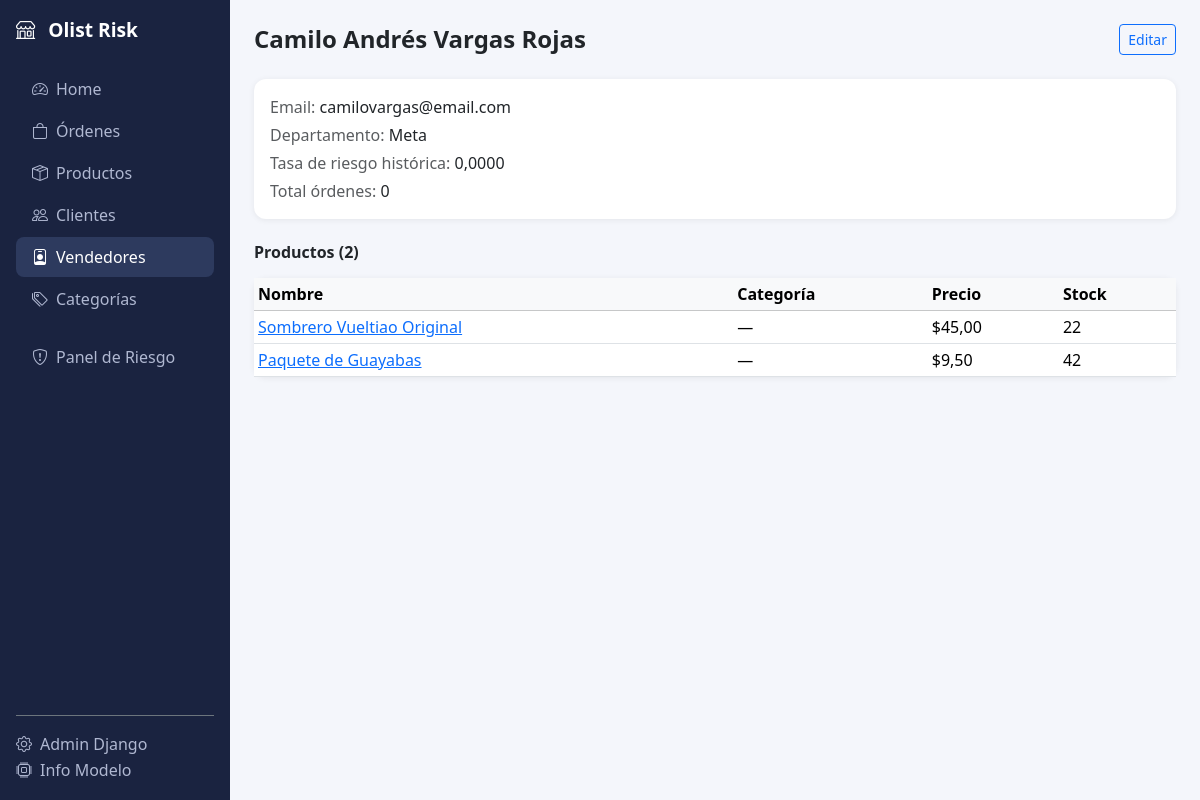
Before: /vendedores/26/ with the older database file.
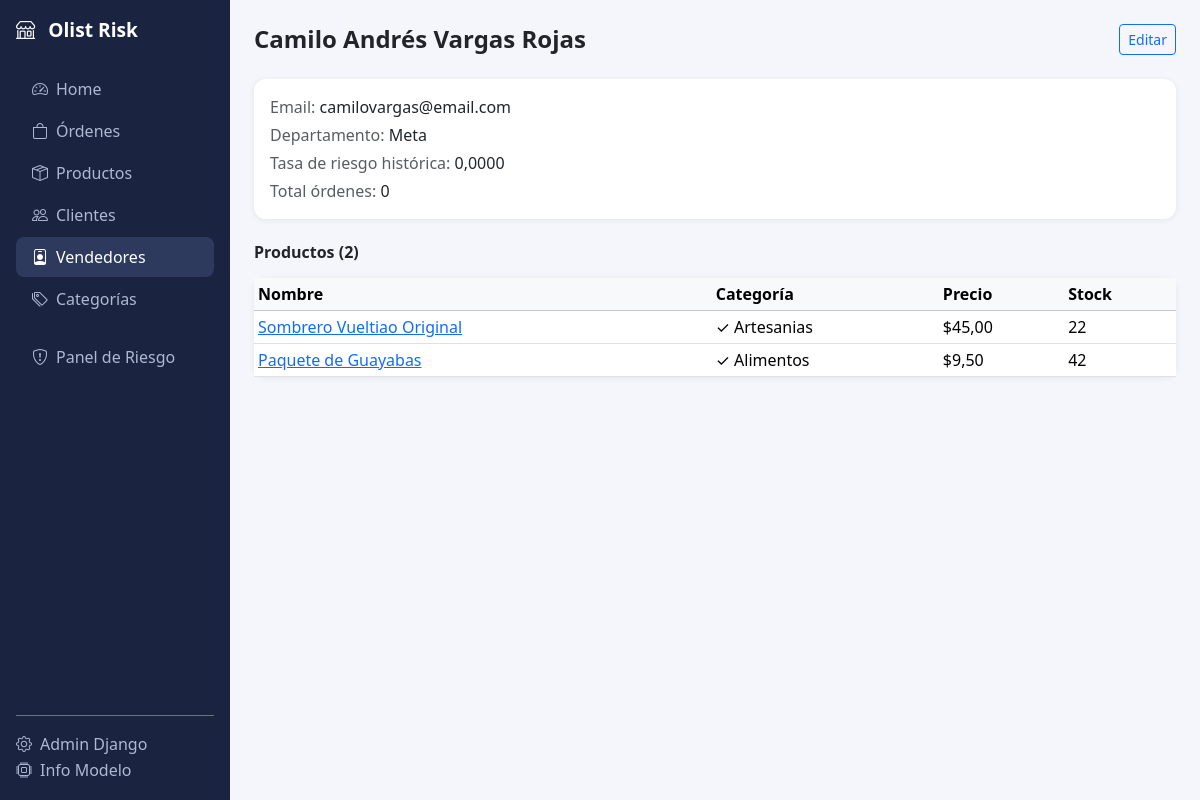
After: the same page with the newer database file.
### marketplace/models.py (models this page shows, shortened)
class Product(models.Model):
    seller        = models.ForeignKey(Seller, on_delete=models.CASCADE, related_name="products", verbose_name="Vendedor")
    category      = models.ForeignKey(Category, on_delete=models.SET_NULL, null=True, blank=True, related_name="products", verbose_name="Categoría")
    name          = models.CharField(max_length=300, verbose_name="Nombre")
    description   = models.TextField(blank=True)
    price         = models.DecimalField(max_digits=12, decimal_places=2, verbose_name="Precio")
    freight_value = models.DecimalField(max_digits=10, decimal_places=2, default=0, verbose_name="Flete")
    stock         = models.PositiveIntegerField(default=0)
    created_at    = models.DateTimeField(auto_now_add=True)
    class Meta:
        verbose_name        = "Producto"
        verbose_name_plural = "Productos"

class Category(models.Model):
    name         = models.CharField(max_length=120, unique=True, verbose_name="Nombre")
    risk_rate    = models.FloatField(default=0.0, help_text="Tasa histórica de riesgo (0-1)")
    is_high_risk = models.BooleanField(default=False)
    updated_at   = models.DateTimeField(auto_now=True)
    class Meta:
        verbose_name        = "Categoría"
        verbose_name_plural = "Categorías"
        ordering            = ["name"]
    def __str__(self):
        flag = "⚠️" if self.is_high_risk else "✓"
        return f"{flag} {self.name}"

### marketplace/views.py (the view)
# urls.py: path("vendedores/<int:pk>/",          views.seller_detail,       name="seller_detail"),
def seller_detail(request, pk):
    seller   = get_object_or_404(Seller, pk=pk)
    products = seller.products.all()
    return render(request, "marketplace/seller_detail.html", {"seller": seller, "products": products})

### marketplace/templates/marketplace/seller_detail.html (shortened to what this page needs)
{% extends "marketplace/base.html" %}
{% block content %}
<div class="d-flex justify-content-between align-items-center mb-4">
  <h4 class="fw-bold mb-0">{{ seller.name }}</h4>
  <a href="{% url 'marketplace:seller_edit' seller.pk %}" class="btn btn-outline-primary btn-sm">Editar</a>
</div>
<div class="card p-3 mb-4">
  <p class="mb-1"><span class="text-muted">Email:</span> {{ seller.email }}</p>
  <p class="mb-1"><span class="text-muted">Departamento:</span> {{ seller.get_seller_state_display }}</p>
  <p class="mb-1"><span class="text-muted">Tasa de riesgo histórica:</span> {{ seller.historic_risk_rate|floatformat:4 }}</p>
  <p class="mb-0"><span class="text-muted">Total órdenes:</span> {{ seller.total_orders_count }}</p>
</div>
<h6 class="fw-bold mb-3">Productos ({{ products.count }})</h6>
<div class="card">
  <table class="table table-sm mb-0">
    <thead class="table-light"><tr><th>Nombre</th><th>Categoría</th><th>Precio</th><th>Stock</th></tr></thead>
    <tbody>
      {% for p in products %}
      <tr>
        <td><a href="{% url 'marketplace:product_detail' p.pk %}">{{ p.name }}</a></td>
        <td>{{ p.category|default:"—" }}</td>
        <td>${{ p.price }}</td>
        <td>{{ p.stock }}</td>
      </tr>
      {% empty %}
      <tr><td colspan="4" class="text-muted text-center">Sin productos.</td></tr>
      {% endfor %}
    </tbody>
  </table>
</div>
{% endblock %}

Changed rows visible on the page:
changed Product "Sombrero Vueltiao Original": category "—" → "✓ Artesanias"
changed Product "Paquete de Guayabas": category "—" → "✓ Alimentos"
